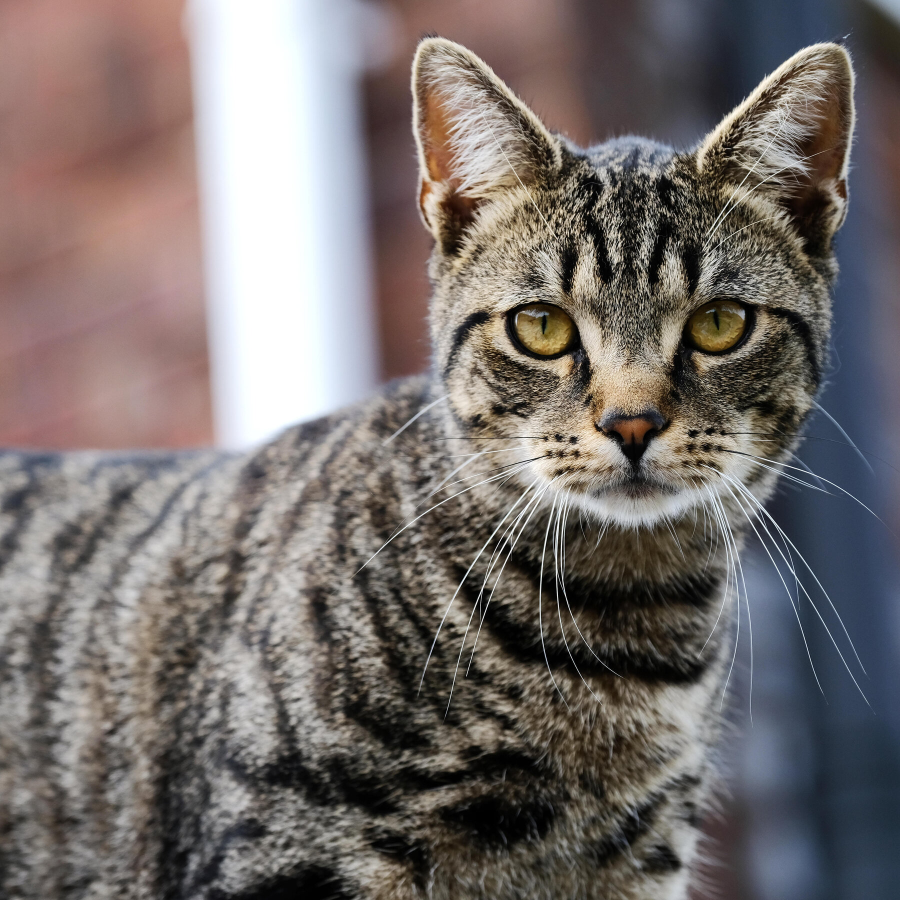
#> input picture computer vision/cat.jpg, 1800 x 1800 px, found by its file name (shown at 1/2 size)
$ jupyter execute introduction.ipynb
#> lines starting #> are read from the running program, lines starting #| are printed output that depends on the picture; after the words box and inside, x2 and y2 are one past the last pixel; in counts of white or black regions, pixels touching at a corner belong together
[cell 1]
print("hai")

[cell 2]
import cv2

[cell 3]
import cv2

[cell 4]
img=cv2.imread(r'D:\DL projects\computer vision\cat.jpg')
#> img is the input picture: shape (1800, 1800, 3); mean B, G, R 108.6, 110.7, 118.1
img

[cell 5]
img.shape
#> Out = (1800, 1800, 3)

[cell 6]
cv2.imshow('Image',img)
cv2.waitKey()
cv2.destroyAllWindows()

[cell 7]
img_gray=cv2.imread(r'D:\DL projects\computer vision\cat.jpg',cv2.IMREAD_GRAYSCALE)
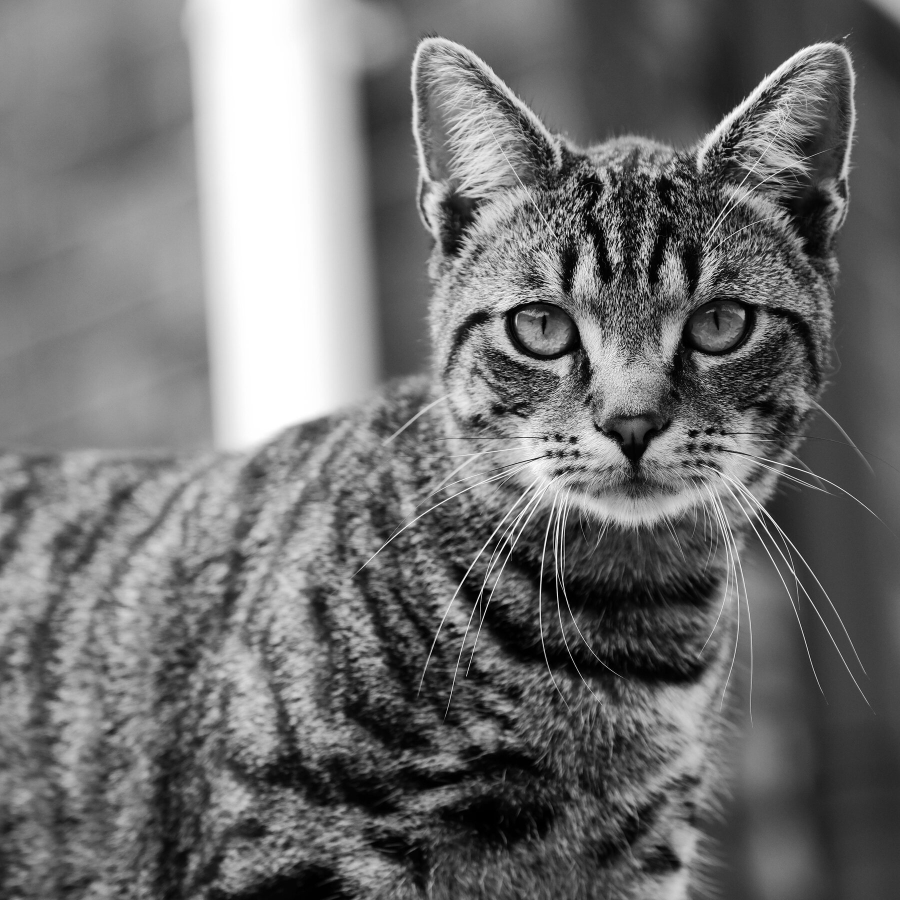
#> img_gray: shape (1800, 1800) (shown at 1/2 size); min 0, max 255, mean 112.7
img_gray

[cell 8]
img_gray.shape
#> Out = (1800, 1800)

[cell 9]
cv2.imshow('CAT',img_gray)
cv2.waitKey()
cv2.destroyAllWindows()

[cell 10]
(thresh,binary_img)=cv2.threshold(img_gray,128,255,cv2.THRESH_BINARY)
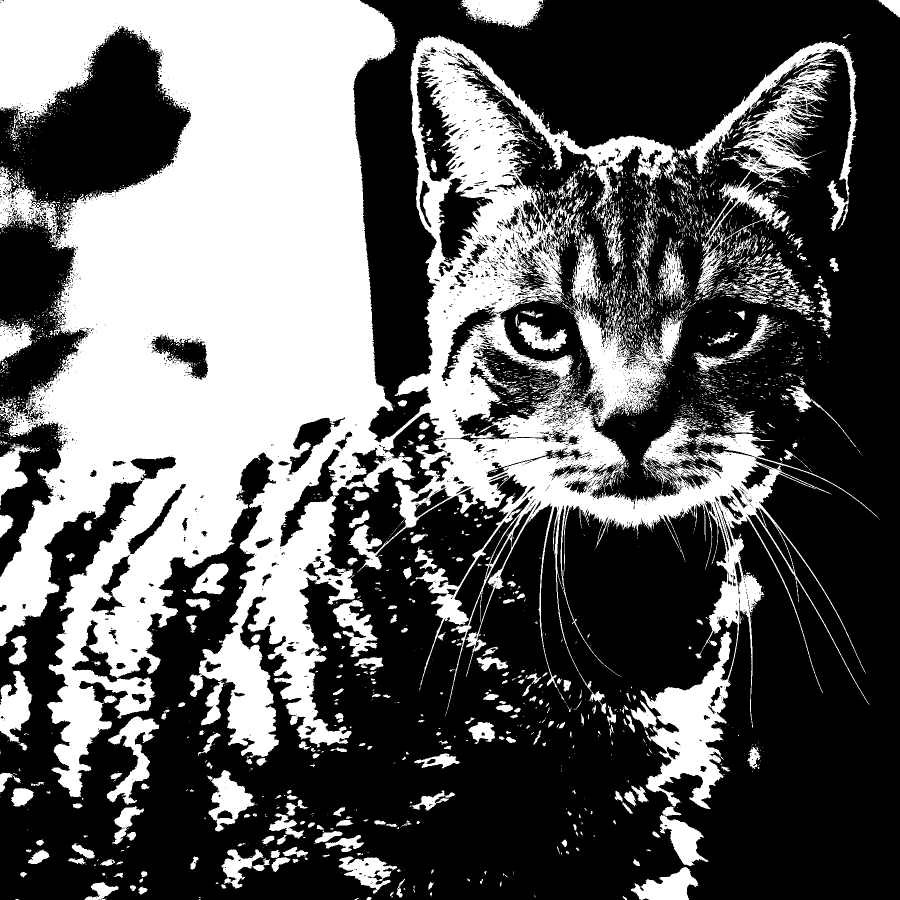
#> binary_img: shape (1800, 1800) (shown at 1/2 size); 38% white; 4081 white regions (3510 under 20 px), largest, box (x1, y1, x2, y2) and area: (0, 0, 1758, 1618) 1047783, (1390, 133, 1672, 590) 22242, (1372, 83, 1715, 462) 13625
# 0->128  black
# 128->255 white
print(thresh)
cv2.imshow('CAT binary',binary_img)
cv2.waitKey()
cv2.destroyAllWindows()

[cell 11]
cv2.imshow('Image',img)
cv2.imshow('CAT binary',binary_img)
cv2.imshow('CAT',img_gray)
cv2.waitKey()
cv2.destroyAllWindows()

[cell 12]
import matplotlib.pyplot as plt
plt.imshow(img_gray)

[cell 13]
plt.imshow(binary_img)

[cell 14]
plt.imshow(img)

[cell 15]
converted_image=cv2.cvtColor(img,cv2.COLOR_BGR2RGB)
plt.imshow(converted_image)

[cell 16]
cv2.rectangle(converted_image,pt1=(900,100),pt2=(1700,1000),color=(255,0,0),thickness=7)
plt.imshow(converted_image)

[cell 17]
converted_image=cv2.cvtColor(img,cv2.COLOR_BGR2RGB)
cv2.circle(converted_image,center=(1250,800),radius=225,color=(112,212,100),thickness=5)
plt.imshow(converted_image)

[cell 18]
#    puttext()
converted_image=cv2.cvtColor(img,cv2.COLOR_BGR2RGB)
cv2.putText(converted_image,text="cute cat",org=(250,1600),fontFace=cv2.FONT_HERSHEY_COMPLEX,fontScale=7,color=(0,0,255),thickness=5)
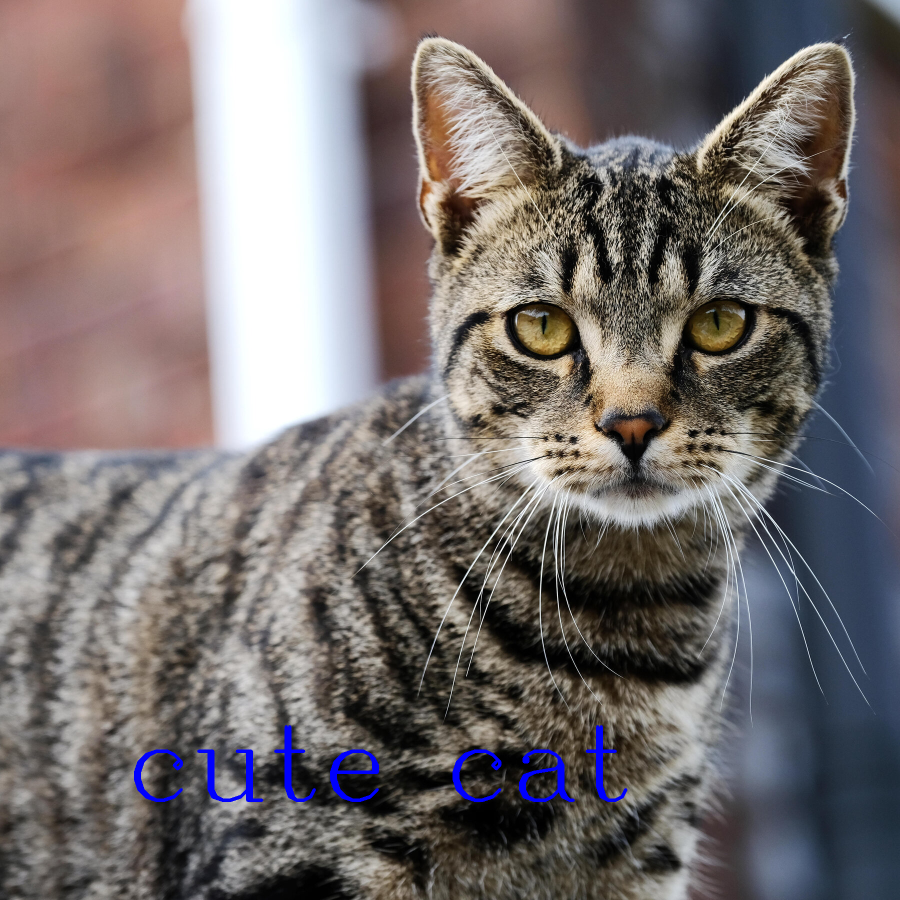
#> converted_image: shape (1800, 1800, 3) (shown at 1/2 size); mean R, G, B 117.7, 110.3, 109.9
plt.imshow(converted_image)
